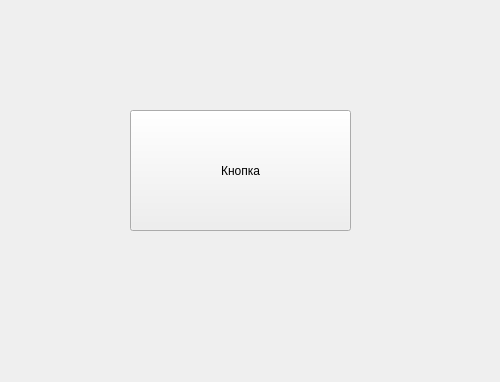
<?xml version="1.0" encoding="UTF-8"?>
<ui version="4.0">
 <class>Form</class>
 <widget class="QWidget" name="Form">
  <property name="geometry">
   <rect>
    <x>0</x>
    <y>0</y>
    <width>500</width>
    <height>382</height>
   </rect>
  </property>
  <property name="windowTitle">
   <string>Form</string>
  </property>
  <widget class="QPushButton" name="pushButton">
   <property name="geometry">
    <rect>
     <x>130</x>
     <y>110</y>
     <width>221</width>
     <height>121</height>
    </rect>
   </property>
   <property name="text">
    <string>Кнопка</string>
   </property>
  </widget>
 </widget>
 <resources/>
 <connections/>
</ui>
